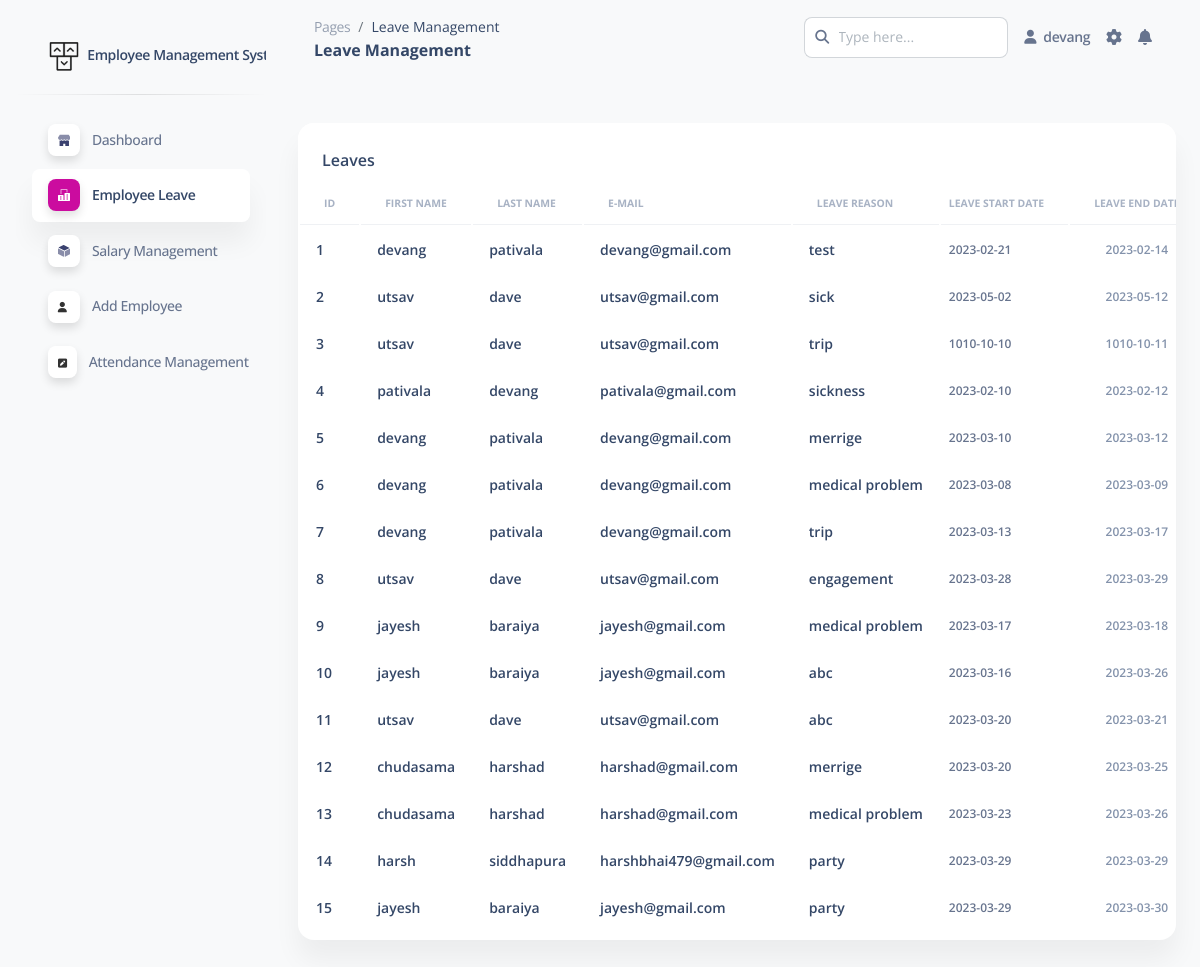
The page /pages/emp_leave.php (signed in) on the database its author committed.
### tables this page shows
CREATE TABLE `leave__tbl` (
  `id` int(20) NOT NULL,
  `emp_id` int(20) NOT NULL,
  `leave_reason` varchar(255) NOT NULL,
  `leave_start_date` varchar(255) NOT NULL,
  `leave_end_date` varchar(255) NOT NULL,
  `leave_days` int(11) DEFAULT NULL,
  `leave_status` enum('0','1','2') NOT NULL COMMENT '0 = Pending, \r\n1 = Approved \r\n2 = Reject,',
  `leave_approved _by` varchar(255) NOT NULL
);

CREATE TABLE `user__tbl` (
  `Id` int(20) NOT NULL,
  `user_fname` varchar(255) NOT NULL,
  `user_lname` varchar(255) NOT NULL,
  `user_email` varchar(255) DEFAULT NULL,
  `user_contact` bigint(12) NOT NULL,
  `user_dob` date DEFAULT NULL,
  `user_role` enum('0','1','2') NOT NULL COMMENT '0 = Employee\r\n1 = HR\r\n2 = Owner',
  `user_address` varchar(255) DEFAULT NULL,
  `user_profile_pic` varchar(255) DEFAULT NULL,
  `User_pass` varchar(255) NOT NULL
);

### pages/emp_leave.php (the view, shortened to what this page needs)
<?php
 $conn=mysqli_connect("localhost","root","","employee_management")or die("error in connection");
 $query="select * from leave__tbl inner join user__tbl on leave__tbl.emp_id=user__tbl.id";
 $result=mysqli_query($conn,$query);
 ?>
<!DOCTYPE html>
<html lang="en">
<head>
  <link href="../assets/css/nucleo-icons.css" rel="stylesheet" />
  <link href="../assets/css/nucleo-svg.css" rel="stylesheet" />
  <link href="../assets/css/nucleo-svg.css" rel="stylesheet" />
  <link id="pagestyle" href="../assets/css/soft-ui-dashboard.css?v=1.0.6" rel="stylesheet" />
</head>
<body class="g-sidenav-show  bg-gray-100">
  <aside class="sidenav navbar navbar-vertical navbar-expand-xs border-0 border-radius-xl my-3 fixed-start ms-3 " id="sidenav-main">
    <div class="sidenav-header">
      <a class="navbar-brand m-0"  target="_blank">
        <img src="../assets/img/logo-ct-dark.png" class="navbar-brand-img h-100" alt="main_logo">
        <span class="ms-1 font-weight-bold">Employee Management System</span>
      </a>
    </div>
    <hr class="horizontal dark mt-0">
    <div class="collapse navbar-collapse  w-auto " id="sidenav-collapse-main">
      <ul class="navbar-nav">
        <li class="nav-item">
          <a class="nav-link  " href="dashboard.php">
            <div class="icon icon-shape icon-sm shadow border-radius-md bg-white text-center me-2 d-flex align-items-center justify-content-center">
            </div>
            <span class="nav-link-text ms-1">Dashboard</span>
          </a>
        </li>
        <li class="nav-item">
          <a class="nav-link active" href="emp_leave.php">
            <div class="icon icon-shape icon-sm shadow border-radius-md bg-white text-center me-2 d-flex align-items-center justify-content-center">
            </div>
            <span class="nav-link-text ms-1">Employee Leave</span>
          </a>
        </li>
        <li class="nav-item">
          <a class="nav-link" href="admin_sal.php">
            <div class="icon icon-shape icon-sm shadow border-radius-md bg-white text-center me-2 d-flex align-items-center justify-content-center">
            </div>
            <span class="nav-link-text ms-1">Salary Management</span>
          </a>
        </li>
        <li class="nav-item">
          <a class="nav-link" href="add_employee.php">
            <div class="icon icon-shape icon-sm shadow border-radius-md bg-white text-center me-2 d-flex align-items-center justify-content-center">
            <i class="fa fa-user me-sm-1" style="color:#000;"></i>
            </div>
            <span class="nav-link-text ms-1">Add Employee</span>
          </a>
        </li>
        <li class="nav-item">
          <a class="nav-link" href="attendence_index.php">
            <div class="icon icon-shape icon-sm shadow border-radius-md bg-white text-center me-2 d-flex align-items-center justify-content-center">
               <i class="fa fa-pencil-square" aria-hidden="true" style="color:#000;"></i>
            </div>
            <span class="nav-link-text ms-1">Attendance Management</span>
          </a>
        </li>
      </ul>
    </div>
  </aside>
  <main class="main-content position-relative max-height-vh-100 h-100 border-radius-lg ">
    <nav class="navbar navbar-main navbar-expand-lg px-0 mx-4 shadow-none border-radius-xl" id="navbarBlur" navbar-scroll="true">
      <div class="container-fluid py-1 px-3">
        <nav aria-label="breadcrumb">
          <ol class="breadcrumb bg-transparent mb-0 pb-0 pt-1 px-0 me-sm-6 me-5">
            <li class="breadcrumb-item text-sm"><a class="opacity-5 text-dark" href="javascript:;">Pages</a></li>
            <li class="breadcrumb-item text-sm text-dark active" aria-current="page">Leave Management</li>
          </ol>
          <h6 class="font-weight-bolder mb-0">Leave Management</h6>
        </nav>
        <div class="collapse navbar-collapse mt-sm-0 mt-2 me-md-0 me-sm-4" id="navbar">
          <div class="ms-md-auto pe-md-3 d-flex align-items-center">
            <div class="input-group">
              <span class="input-group-text text-body"><i class="fas fa-search" aria-hidden="true"></i></span>
              <input type="text" class="form-control" placeholder="Type here...">
            </div>
          </div>
          <ul class="navbar-nav  justify-content-end">
            <li class="nav-item d-flex align-items-center">
              <a href="profile.php" class="nav-link text-body font-weight-bold px-0">
                <i class="fa fa-user me-sm-1"></i>
                <span class="d-sm-inline d-none"><?= $_SESSION['user_fname'];?></span>
              </a>
            </li>
            <li class="nav-item px-3 d-flex align-items-center">
                <i class="fa fa-cog fixed-plugin-button-nav cursor-pointer"></i>
            </li>
            <li class="nav-item dropdown pe-2 d-flex align-items-center">
                <i class="fa fa-bell cursor-pointer"></i>
            </li>
          </ul>
        </div>
      </div>
    </nav>
    <nav class="navbar navbar-main navbar-expand-lg px-0 mx-4 shadow-none border-radius-xl" id="navbarBlur" navbar-scroll="true">
      <div class="container-fluid py-1 px-3">
      </div>
    </nav>
    <div class="container-fluid py-4">
      <div class="row">
        <div class="col-12">
          <div class="card mb-4">
            <div class="card-header pb-0">
              <h6>Leaves</h6>
            </div>
            <div class="card-body px-0 pt-0 pb-2">
              <div class="table-responsive p-0">
                <table class="table align-items-center mb-0">
                  <thead>
                    <tr>
                      <th class="text-uppercase text-secondary text-xxs font-weight-bolder opacity-7">Id</th>
                      <th class="text-uppercase text-secondary text-xxs font-weight-bolder opacity-7">First Name</th>
                      <th class="text-uppercase text-secondary text-xxs font-weight-bolder opacity-7">Last Name</th>
                      <th class="text-uppercase text-secondary text-xxs font-weight-bolder opacity-7">E-mail</th>
                      <th class="text-uppercase text-secondary text-xxs font-weight-bolder opacity-7">Leave Reason</th>
                      <th class="text-uppercase text-secondary text-xxs font-weight-bolder opacity-7 ps-2">Leave Start Date</th>
                      <th class="text-center text-uppercase text-secondary text-xxs font-weight-bolder opacity-7">Leave End Date</th>
                    </tr>
                  </thead>
                  <?php
                      $i=1;
                       while($row=mysqli_fetch_array($result))
                       {
                  ?>
                  <tbody>
                    <tr>
                    <td>
                        <div class="d-flex px-2 py-1">
                          <div class="d-flex flex-column justify-content-center">
                            <h6 class="mb-0 text-sm"><?php echo $i++; ?></h6>
                          </div>
                        </div>
                    </td>
                    <td>
                        <div class="d-flex px-2 py-1">
                          <div class="d-flex flex-column justify-content-center">
                            <h6 class="mb-0 text-sm"><?php echo $row['user_fname'] ?></h6>
                          </div>
                        </div>
                      </td>
                      <td>
                        <div class="d-flex px-2 py-1">
                          <div class="d-flex flex-column justify-content-center">
                            <h6 class="mb-0 text-sm"><?php echo $row['user_lname'] ?></h6>
                          </div>
                        </div>
                      </td>
                      <td>
                        <div class="d-flex px-2 py-1">
                          <div class="d-flex flex-column justify-content-center">
                            <h6 class="mb-0 text-sm"><?php echo $row['user_email'] ?></h6>
                          </div>
                        </div>
                      </td>
                      <td>
                        <div class="d-flex px-2 py-1">
                          <div class="d-flex flex-column justify-content-center">
                            <h6 class="mb-0 text-sm"><?php echo $row['leave_reason'] ?></h6>
                          </div>
                        </div>
                      </td>
                      <td>
                        <p class="text-xs font-weight-bold mb-0"><?php echo $row['leave_start_date'] ?></p>
                      </td>
                      <td class="align-middle text-center">
                        <span class="text-secondary text-xs font-weight-bold"><?php echo $row['leave_end_date'] ?></span>
                      </td>
                    </tr>
                    <?php
                       }
                  ?>
                  </tbody>
                </table>
              </div>
            </div>
          </div>
        </div>
      </div>
    </div>
  </main>
</body>
</html>

### assets/css/nucleo-svg.css (style rules this page uses)
.icon { display: inline-block; color: #111111; height: 1em; width: 1em; }
.icon-sm { height: 0.8em; width: 0.8em; }
.icon { fill: currentColor; stroke: none; }

### rows shown on the page
leave__tbl: user__tbl.user_fname "devang", user__tbl.user_lname "pativala", user__tbl.user_email "devang@gmail.com", leave_reason "test", leave_start_date "2023-02-21", leave_end_date "2023-02-14"
leave__tbl: user__tbl.user_fname "utsav", user__tbl.user_lname "dave", user__tbl.user_email "utsav@gmail.com", leave_reason "sick", leave_start_date "2023-05-02", leave_end_date "2023-05-12"
leave__tbl: user__tbl.user_fname "utsav", user__tbl.user_lname "dave", user__tbl.user_email "utsav@gmail.com", leave_reason "trip", leave_start_date "1010-10-10", leave_end_date "1010-10-11"
leave__tbl: user__tbl.user_fname "pativala", user__tbl.user_lname "devang", user__tbl.user_email "pativala@gmail.com", leave_reason "sickness", leave_start_date "2023-02-10", leave_end_date "2023-02-12"
leave__tbl: user__tbl.user_fname "devang", user__tbl.user_lname "pativala", user__tbl.user_email "devang@gmail.com", leave_reason "merrige", leave_start_date "2023-03-10", leave_end_date "2023-03-12"
leave__tbl: user__tbl.user_fname "devang", user__tbl.user_lname "pativala", user__tbl.user_email "devang@gmail.com", leave_reason "medical problem", leave_start_date "2023-03-08", leave_end_date "2023-03-09"
leave__tbl: user__tbl.user_fname "devang", user__tbl.user_lname "pativala", user__tbl.user_email "devang@gmail.com", leave_reason "trip", leave_start_date "2023-03-13", leave_end_date "2023-03-17"
leave__tbl: user__tbl.user_fname "utsav", user__tbl.user_lname "dave", user__tbl.user_email "utsav@gmail.com", leave_reason "engagement", leave_start_date "2023-03-28", leave_end_date "2023-03-29"
leave__tbl: user__tbl.user_fname "jayesh", user__tbl.user_lname "baraiya", user__tbl.user_email "jayesh@gmail.com", leave_reason "medical problem", leave_start_date "2023-03-17", leave_end_date "2023-03-18"
leave__tbl: user__tbl.user_fname "jayesh", user__tbl.user_lname "baraiya", user__tbl.user_email "jayesh@gmail.com", leave_reason "abc", leave_start_date "2023-03-16", leave_end_date "2023-03-26"
leave__tbl: user__tbl.user_fname "utsav", user__tbl.user_lname "dave", user__tbl.user_email "utsav@gmail.com", leave_reason "abc", leave_start_date "2023-03-20", leave_end_date "2023-03-21"
leave__tbl: user__tbl.user_fname "chudasama", user__tbl.user_lname "harshad", user__tbl.user_email "harshad@gmail.com", leave_reason "merrige", leave_start_date "2023-03-20", leave_end_date "2023-03-25"
leave__tbl: user__tbl.user_fname "chudasama", user__tbl.user_lname "harshad", user__tbl.user_email "harshad@gmail.com", leave_reason "medical problem", leave_start_date "2023-03-23", leave_end_date "2023-03-26"
leave__tbl: user__tbl.user_fname "harsh", user__tbl.user_lname "siddhapura", user__tbl.user_email "harshbhai479@gmail.com", leave_reason "party", leave_start_date "2023-03-29", leave_end_date "2023-03-29"
leave__tbl: user__tbl.user_fname "jayesh", user__tbl.user_lname "baraiya", user__tbl.user_email "jayesh@gmail.com", leave_reason "party", leave_start_date "2023-03-29", leave_end_date "2023-03-30"

### other values the page prints
$_SESSION['user_fname'] "devang"
